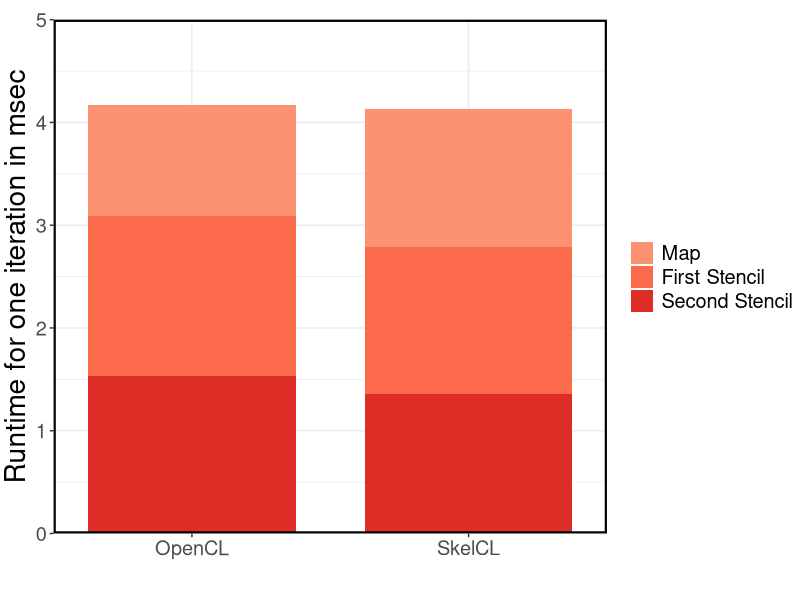
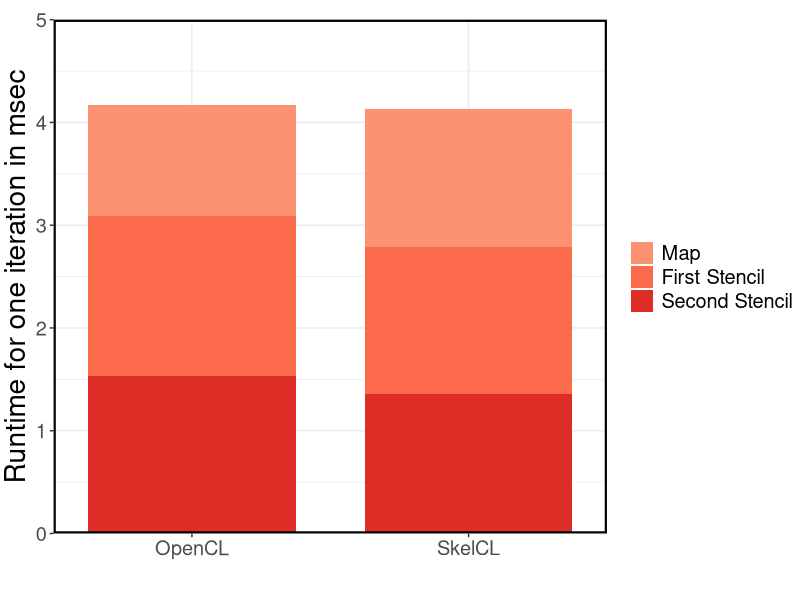

Generate these figures, in order, with R:
require('ggplot2')
require('grid')
require('reshape2')

data <- read.csv("runtime.csv", sep=";", comment.char="#", header=TRUE, row.names=NULL)
data$Kind <- factor(data$Kind, levels = c("Map", "First Stencil", "Second Stencil"))

# ====Default settins====
theme <- theme_bw() +
  theme(text = element_text(size = 18),
        axis.title = element_text(size = rel(1.125), vjust = 1),
        panel.border = element_rect(linetype = "solid", colour = "black", size = 1.5),
        plot.margin = unit(c(0.5,0,0.2,0.1), 'cm'),
        legend.position="right",
        legend.title = element_blank(),
        strip.background = element_rect(colour = "black", fill = "white", size = 1.5))

labs <- labs(x = "", y = "Runtime for one iteration in msec")

# create plot
plot <- ggplot(data, aes(x = Version, y = value, fill=Kind)) +
  geom_bar(stat = "identity", width=.75) +
  scale_y_continuous(expand = c(0,0), limits = c(0,5)) +
  scale_x_discrete(expand=c(0,0.5)) +
  scale_fill_manual(values=c("#fc9272", "#fb6a4a", "#de2d26")) +
  theme + labs


# save plot to file
ggsave(file = "fdtd_runtime.pdf", width = 6, height = 4)

plot
